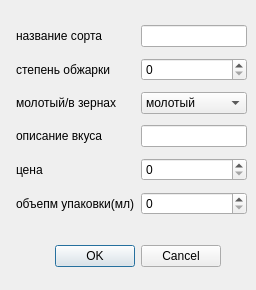
<?xml version="1.0" encoding="UTF-8"?>
<ui version="4.0">
 <class>Dialog</class>
 <widget class="QDialog" name="Dialog">
  <property name="geometry">
   <rect>
    <x>0</x>
    <y>0</y>
    <width>256</width>
    <height>290</height>
   </rect>
  </property>
  <property name="windowTitle">
   <string>внеси данные</string>
  </property>
  <widget class="QDialogButtonBox" name="buttonBox">
   <property name="geometry">
    <rect>
     <x>20</x>
     <y>240</y>
     <width>201</width>
     <height>32</height>
    </rect>
   </property>
   <property name="orientation">
    <enum>Qt::Horizontal</enum>
   </property>
   <property name="standardButtons">
    <set>QDialogButtonBox::Cancel|QDialogButtonBox::Ok</set>
   </property>
  </widget>
  <widget class="QWidget" name="">
   <property name="geometry">
    <rect>
     <x>16</x>
     <y>20</y>
     <width>231</width>
     <height>201</height>
    </rect>
   </property>
   <layout class="QGridLayout" name="gridLayout">
    <item row="5" column="1">
     <widget class="QSpinBox" name="spinBox_3"/>
    </item>
    <item row="2" column="1">
     <widget class="QComboBox" name="comboBox">
      <item>
       <property name="text">
        <string>молотый</string>
       </property>
      </item>
      <item>
       <property name="text">
        <string>в зернах</string>
       </property>
      </item>
     </widget>
    </item>
    <item row="0" column="1">
     <widget class="QLineEdit" name="lineEdit"/>
    </item>
    <item row="3" column="1">
     <widget class="QLineEdit" name="lineEdit_2"/>
    </item>
    <item row="1" column="1">
     <widget class="QSpinBox" name="spinBox"/>
    </item>
    <item row="4" column="1">
     <widget class="QSpinBox" name="spinBox_2"/>
    </item>
    <item row="0" column="0">
     <widget class="QLabel" name="label">
      <property name="text">
       <string>название сорта</string>
      </property>
     </widget>
    </item>
    <item row="1" column="0">
     <widget class="QLabel" name="label_2">
      <property name="text">
       <string>степень обжарки</string>
      </property>
     </widget>
    </item>
    <item row="2" column="0">
     <widget class="QLabel" name="label_3">
      <property name="text">
       <string>молотый/в зернах</string>
      </property>
     </widget>
    </item>
    <item row="3" column="0">
     <widget class="QLabel" name="label_4">
      <property name="text">
       <string>описание вкуса</string>
      </property>
     </widget>
    </item>
    <item row="4" column="0">
     <widget class="QLabel" name="label_5">
      <property name="text">
       <string>цена</string>
      </property>
     </widget>
    </item>
    <item row="5" column="0">
     <widget class="QLabel" name="label_6">
      <property name="text">
       <string>объепм упаковки(мл)</string>
      </property>
     </widget>
    </item>
   </layout>
  </widget>
 </widget>
 <resources/>
 <connections>
  <connection>
   <sender>buttonBox</sender>
   <signal>accepted()</signal>
   <receiver>Dialog</receiver>
   <slot>accept()</slot>
   <hints>
    <hint type="sourcelabel">
     <x>248</x>
     <y>254</y>
    </hint>
    <hint type="destinationlabel">
     <x>157</x>
     <y>274</y>
    </hint>
   </hints>
  </connection>
  <connection>
   <sender>buttonBox</sender>
   <signal>rejected()</signal>
   <receiver>Dialog</receiver>
   <slot>reject()</slot>
   <hints>
    <hint type="sourcelabel">
     <x>316</x>
     <y>260</y>
    </hint>
    <hint type="destinationlabel">
     <x>286</x>
     <y>274</y>
    </hint>
   </hints>
  </connection>
 </connections>
</ui>
